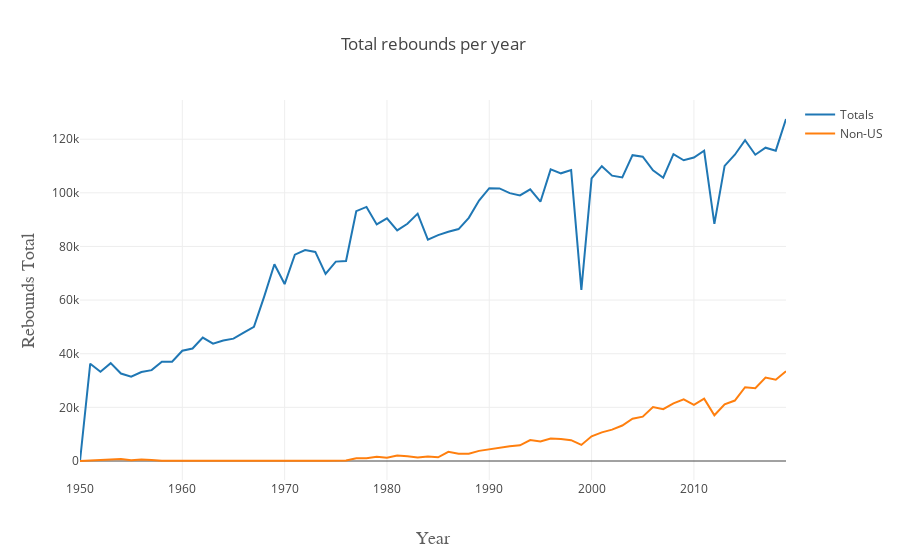

The cell this chart's notebook holds for it:
### Markdown cell above
#### Rebounds

### Code cell
trace1 = go.Scatter(
    x=stat_by_year.index,
    y=stat_by_year.TRB,
    name='Totals'
)
trace2 = go.Scatter(
    x=stati_by_year.index,
    y=stati_by_year.TRB,
    name='Non-US'
)

data = [trace1, trace2]
layout = go.Layout(
    title=go.layout.Title(
        text='Total rebounds per year',
        xref='paper',
    ),
    xaxis=go.layout.XAxis(
        title=go.layout.xaxis.Title(
            text='Year',
            font=dict(
                family='Courier New, monospace',
                size=18,
                color='#5f5f5f'
            )
        )
    ),
    yaxis=go.layout.YAxis(
        title=go.layout.yaxis.Title(
            text='Rebounds Total',
            font=dict(
                family='Courier New, monospace',
                size=18,
                color='#5f5f5f'
            )
        )
    )
)
fig = go.Figure(data=data, layout=layout)
py.offline.iplot(fig)

### Figure 1 — Plotly figure (JSON) as saved in the notebook; plotly's stock layout.template omitted (floating-point values rounded to 4 significant figures)
{"data": [{"name": "Totals", "type": "scatter", "uid": "e8ec5126-7498-4188-b975-c1a50fd9c30f", "x": [1950, 1951, 1952, 1953, 1954, 1955, 1956, 1957, 1958, 1959, 1960, 1961, 1962, 1963, 1964, 1965, 1966, 1967, 1968, 1969, 1970, 1971, 1972, 1973, 1974, 1975, 1976, 1977, 1978, 1979, 1980, 1981, 1982, 1983, 1984, 1985, 1986, 1987, 1988, 1989, 1990, 1991, 1992, 1993, 1994, 1995, 1996, 1997, 1998, 1999, 2000, 2001, 2002, 2003, 2004, 2005, 2006, 2007, 2008, 2009, 2010, 2011, 2012, 2013, 2014, 2015, 2016, 2017, 2018, 2019], "y": [0, 36289, 33307, 36490, 32627, 31429, 33193, 33885, 37031, 37052, 41103, 41935, 46035, 43758, 44922, 45623, 47835, 49999, 61307, 73375, 65974, 76944, 78650, 77966, 69792, 74346, 74553, 93146, 94742, 88197, 90484, 86002, 88470, 92228, 82529, 84229, 85454, 86489, 90683, 97115, 101727, 101635, 99873, 99037, 101294, 96677, 108721, 107271, 108466, 63791, 105353, 109942, 106391, 105716, 114027, 113466, 108407, 105643, 114417, 112140, 113180, 115684, 88438, 110060, 114201, 119597, 114206, 116836, 115725, 127527]}, {"name": "Non-US", "type": "scatter", "uid": "1022bb19-e796-499d-9919-a0dcf1ed8d78", "x": [1950, 1951, 1952, 1953, 1954, 1955, 1956, 1957, 1958, 1974, 1975, 1976, 1977, 1978, 1979, 1980, 1981, 1982, 1983, 1984, 1985, 1986, 1987, 1988, 1989, 1990, 1991, 1992, 1993, 1994, 1995, 1996, 1997, 1998, 1999, 2000, 2001, 2002, 2003, 2004, 2005, 2006, 2007, 2008, 2009, 2010, 2011, 2012, 2013, 2014, 2015, 2016, 2017, 2018, 2019], "y": [0, 195, 264, 342, 770, 297, 515, 401, 65, 65, 164, 219, 1033, 1053, 1616, 1238, 2012, 1789, 1275, 1689, 1369, 3409, 2709, 2733, 3780, 4435, 5044, 5466, 5848, 7812, 7289, 8417, 8211, 7756, 6002, 9219, 10667, 11713, 13228, 15747, 16526, 20129, 19311, 21485, 22992, 20947, 23254, 17045, 21158, 22542, 27520, 27124, 31130, 30327, 33502]}], "layout": {"title": {"text": "Total rebounds per year", "xref": "paper"}, "xaxis": {"title": {"font": {"color": "#5f5f5f", "family": "Courier New, monospace", "size": 18}, "text": "Year"}}, "yaxis": {"title": {"font": {"color": "#5f5f5f", "family": "Courier New, monospace", "size": 18}, "text": "Rebounds Total"}}}}
